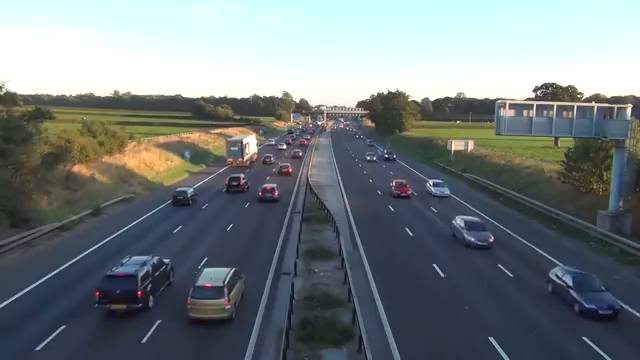
#> input picture frame 121 of Road traffic video for object recognition.mp4, 640 x 360 px
$ python dense-solution.py
#> lines starting #> are read from the running program, lines starting #| are printed output that depends on the picture
import cv2 as cv
import numpy as np

# The video feed is read in as a VideoCapture object
cap = cv.VideoCapture("Road traffic video for object recognition.mp4")
# ret = a boolean return value from getting the frame, first_frame = the first frame in the entire video sequence
ret, first_frame = cap.read()
#> first_frame is the input picture: shape (360, 640, 3); mean B, G, R 126.6, 123.2, 114.6
# Converts frame to grayscale because we only need the luminance channel for detecting edges - less computationally expensive
prev_gray = cv.cvtColor(first_frame, cv.COLOR_BGR2GRAY)
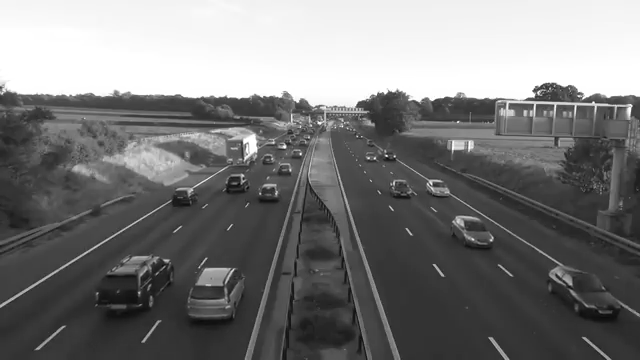
#> prev_gray: shape (360, 640); min 10, max 255, mean 121
# Creates an image filled with zero intensities with the same dimensions as the frame
mask = np.zeros_like(first_frame)
# Sets image saturation to maximum
mask[..., 1] = 255


while(cap.isOpened()):
    # ret = a boolean return value from getting the frame, frame = the current frame being projected in the video
    ret, frame = cap.read()
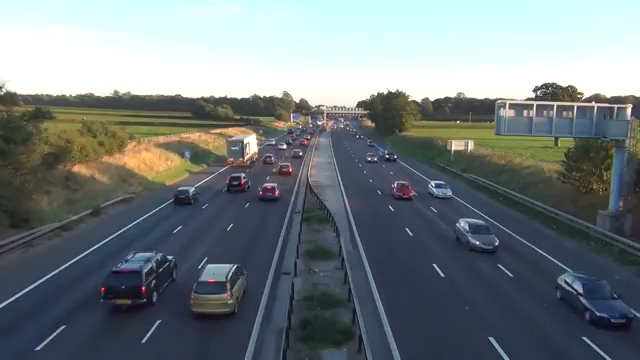
#> input picture frame 122 of Road traffic video for object recognition.mp4, 640 x 360 px
#> frame is the input picture: shape (360, 640, 3); mean B, G, R 126.5, 123.2, 114.4
    # Opens a new window and displays the input frame
    cv.imshow("input", frame)
    # Converts each frame to grayscale - we previously only converted the first frame to grayscale
    gray = cv.cvtColor(frame, cv.COLOR_BGR2GRAY)
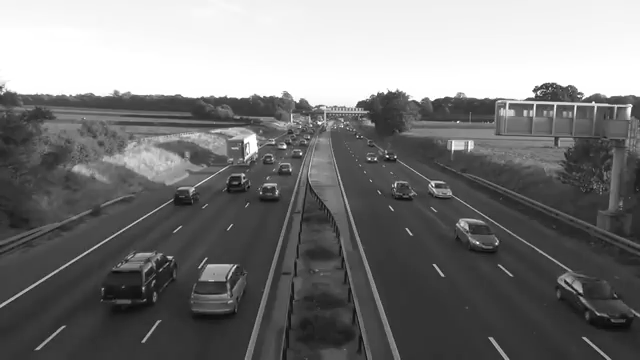
#> gray: shape (360, 640); min 9, max 255, mean 120.9
    # Calculates dense optical flow by Farneback method
    # https://docs.opencv.org/3.0-beta/modules/video/doc/motion_analysis_and_object_tracking.html#calcopticalflowfarneback
    flow = cv.calcOpticalFlowFarneback(prev_gray, gray, None, 0.5, 3, 15, 3, 5, 1.2, 0)
    # Computes the magnitude and angle of the 2D vectors
    magnitude, angle = cv.cartToPolar(flow[..., 0], flow[..., 1])
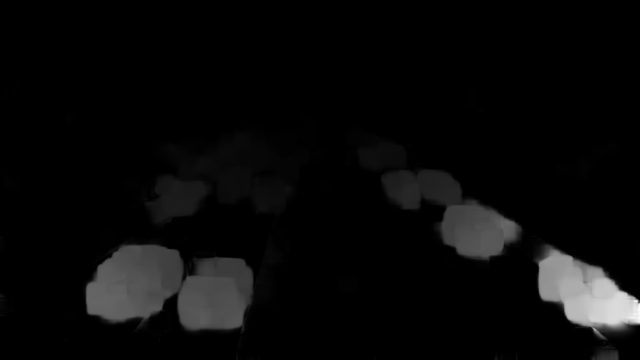
#> magnitude: shape (360, 640) float32; min 0, max 18.41, mean 0.706; drawn with min black and max white
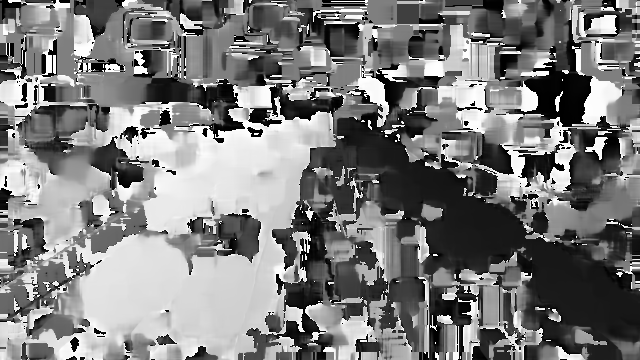
#> angle: shape (360, 640) float32; min 5.59e-16, max 6.28, mean 3.08; drawn with min black and max white
    # Sets image hue according to the optical flow direction
    mask[..., 0] = angle * 180 / np.pi / 2
    # Sets image value according to the optical flow magnitude (normalized)
    mask[..., 2] = cv.normalize(magnitude, None, 0, 255, cv.NORM_MINMAX)
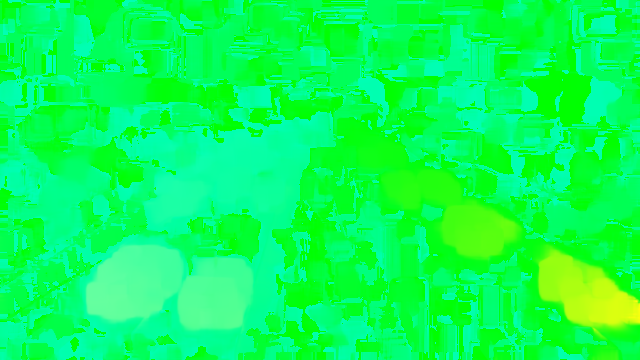
#> mask: shape (360, 640, 3); mean of channels 0, 1, 2 87.6, 255, 9.6; drawn as B, G, R
    # Converts HSV to RGB (BGR) color representation
    rgb = cv.cvtColor(mask, cv.COLOR_HSV2BGR)
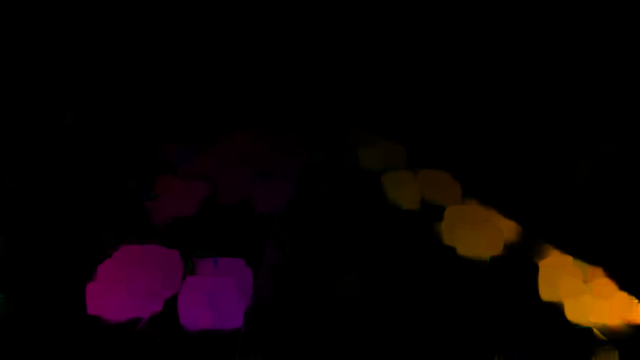
#> rgb: shape (360, 640, 3); mean B, G, R 3.2, 3.1, 9.5
    # Opens a new window and displays the output frame
    cv.imshow("dense optical flow", rgb)
    # Updates previous frame
    prev_gray = gray
    # Frames are read by intervals of 1 millisecond. The programs breaks out of the while loop when the user presses the 'q' key
    if cv.waitKey(1) & 0xFF == ord('q'):
#> (key q is pressed here)
        break
# The following frees up resources and closes all windows
cap.release()
cv.destroyAllWindows()

$ run again, starting later in the video
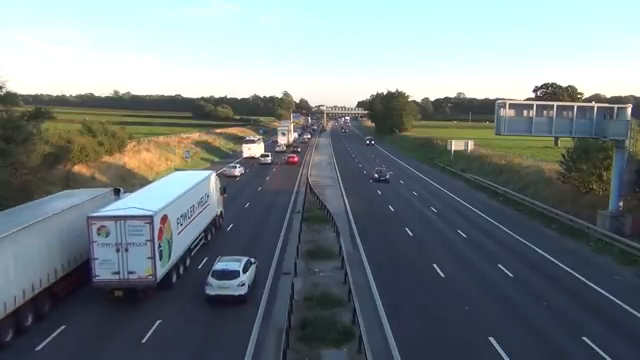
#> input picture frame 545 of Road traffic video for object recognition.mp4, 640 x 360 px
#> first_frame is the input picture: shape (360, 640, 3); mean B, G, R 129.6, 126, 115.4
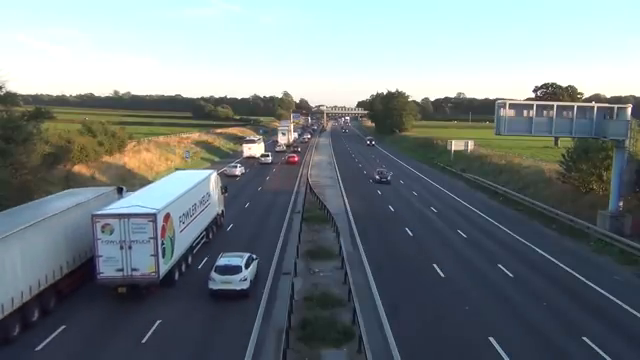
#> input picture frame 546 of Road traffic video for object recognition.mp4, 640 x 360 px
#> frame is the input picture: shape (360, 640, 3); mean B, G, R 129.5, 125.9, 115.3
#> `rgb = cv.cvtColor(mask, cv.COLOR_HSV2BGR)`:
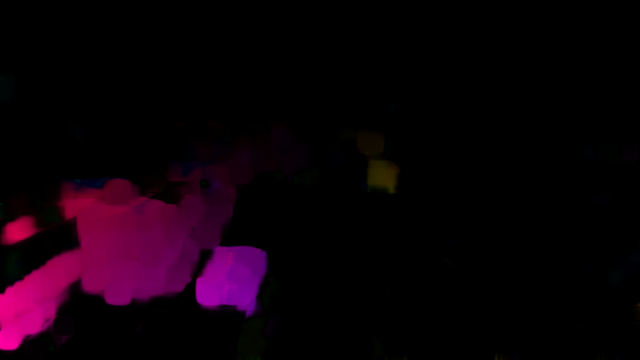
#> rgb: shape (360, 640, 3); mean B, G, R 8.7, 0.3, 13.3

$ run again, starting later in the video
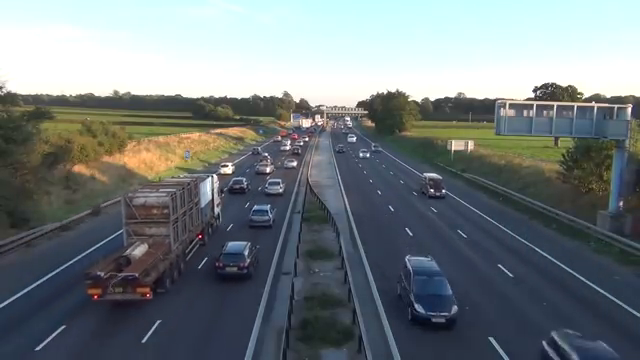
#> input picture frame 969 of Road traffic video for object recognition.mp4, 640 x 360 px
#> first_frame is the input picture: shape (360, 640, 3); mean B, G, R 125.7, 122.6, 114.5
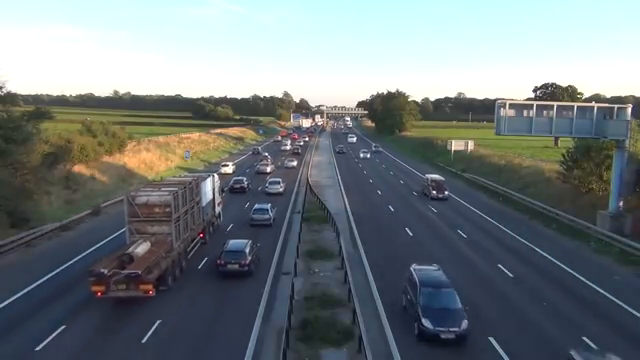
#> input picture frame 970 of Road traffic video for object recognition.mp4, 640 x 360 px
#> frame is the input picture: shape (360, 640, 3); mean B, G, R 125.7, 122.6, 114.5
#> `rgb = cv.cvtColor(mask, cv.COLOR_HSV2BGR)`:
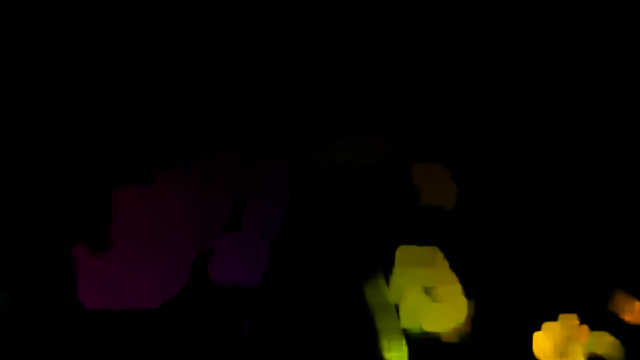
#> rgb: shape (360, 640, 3); mean B, G, R 1.3, 5.3, 7.8
